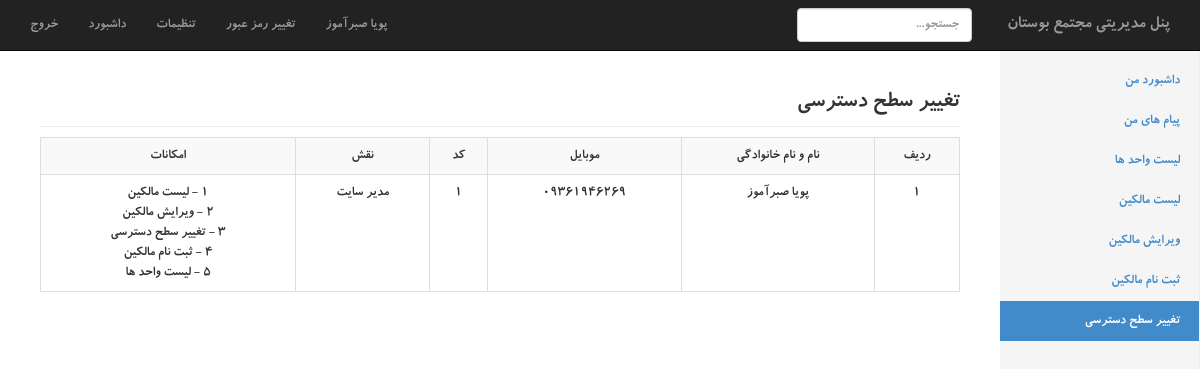
Page /index.php?page=change_privileges (signed in) on the earlier database version.
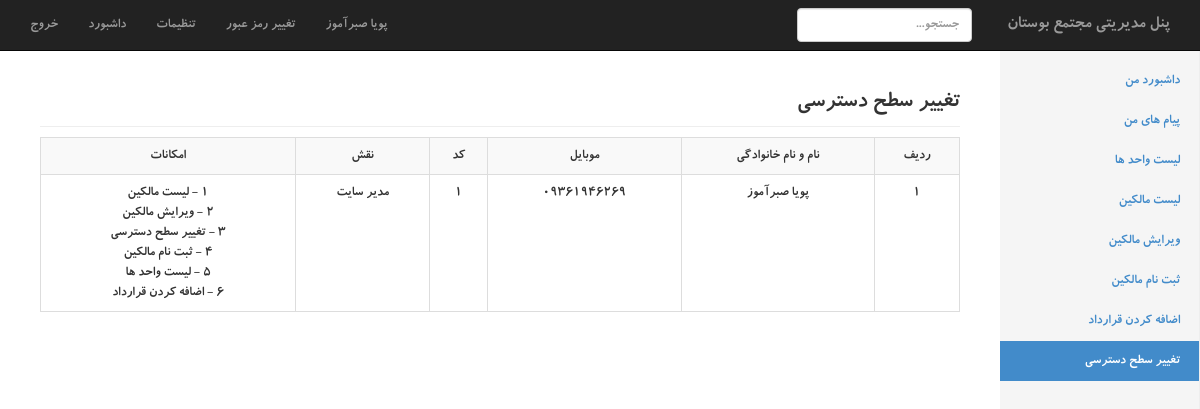
Same page on the later database version.
### tables this page shows
CREATE TABLE IF NOT EXISTS `roles` (
  `id` int(11) NOT NULL AUTO_INCREMENT,
  `title` varchar(250) NOT NULL,
  PRIMARY KEY (`id`)
);

CREATE TABLE IF NOT EXISTS `rolespermissions` (
  `id` int(11) NOT NULL AUTO_INCREMENT,
  `roles_id` int(11) NOT NULL,
  `permissions_id` int(11) NOT NULL,
  PRIMARY KEY (`id`)
);

CREATE TABLE IF NOT EXISTS `permissions` (
  `id` int(11) NOT NULL AUTO_INCREMENT,
  `title` varchar(250) NOT NULL,
  `ENtitle` varchar(250) NOT NULL,
  PRIMARY KEY (`id`)
);

### include/change_privileges.php (the view, shortened to what this page needs)
<h3 class="sub-header">تغییر سطح دسترسی</h3>
<div class="table-responsive">
            <table class="table table-striped table-hover table-bordered">
                <tr>
					<th>ردیف</th>
                    <th>نام و نام خانوادگی</th>
					<th>موبایل</th>
                    <th>کد</th>
                    <th>نقش</th>
                    <th>امکانات</th>
				</tr>
<?php
$i = 1 ;
$mojavez='';
	$admins_query = "SELECT
								 admins.first_name
								,admins.last_name
								,admins.mobile
								,admins.roles_id
								,roles.id
								,roles.title
								 FROM admins
									INNER JOIN roles
											ON admins.roles_id = roles.id";
	$admins_result = $mysqli->query($admins_query);
while($admins_row = $admins_result ->fetch_assoc()){
			$roles_id = $admins_row['roles_id'];
			$roles_query = "SELECT * FROM rolespermissions WHERE roles_id = '$roles_id' ; ";
			$roles_result = $mysqli->query($roles_query);
			while($roles_row = $roles_result ->fetch_assoc()){
				$permissions_id = $roles_row['permissions_id'];
					$permissions_query = "SELECT * FROM permissions WHERE id = '$permissions_id' ; ";
					$permissions_result = $mysqli->query($permissions_query);
					$permissions_row = $permissions_result ->fetch_assoc();
					$permissions_title = $permissions_row['title'];
				$mojavez .= $permissions_id.' - '.$permissions_title.'<br>';
			}
		echo "
		  <tr>
					<td>$i</td>
					<td>$admins_row[first_name] $admins_row[last_name]</td>
					<td>$admins_row[mobile]</td>
					<td>$admins_row[roles_id]</td>
					<td>$admins_row[title]</td>
					<td>$mojavez</td>
		  </tr>";
		$i++;
}
?>
</table>
</div>

### include/sidebar.php (shortened to what this page needs)
<?php
	$users_edit = false;
	$change_privileges = false;
	$signup_users = false;
	$unit_list = false;
	$add_contract = false;
	$home_active='';$messages_active='';
	$users_list_active='';$users_edit_active='';$signup_users_active='';
	$unit_list_active='';$change_privileges_active='';$add_contract_active='';
	if(in_array('users_edit',$_SESSION['permissions'])){ $users_edit = true; }
	if(in_array('change_privileges',$_SESSION['permissions'])){ $change_privileges = true; }
	if(in_array('signup_users',$_SESSION['permissions'])){ $signup_users = true; }
	if(in_array('unit_list',$_SESSION['permissions'])){ $unit_list = true; }
	if(in_array('add_contract',$_SESSION['permissions'])){ $add_contract = true; }
?>
<div class="col-sm-3 col-md-2 sidebar">
  <ul class="nav nav-sidebar">
<?php
     	echo "<li class='$home_active' ><a href='index.php?page=home'>داشبورد من</a></li>";
     	echo "<li class='$messages_active' ><a href='index.php?page=messages'>پیام های من</a></li>";
     	if($unit_list == true){ echo "<li class='$unit_list_active' ><a href='index.php?page=unit_list'>لیست واحد ها</a></li>";}
     	if($unit_list == true){ echo "<li class='$users_list_active' ><a href='index.php?page=users_list'>لیست مالکین</a></li>";}
    	if($users_edit == true){ echo "<li class='$users_edit_active' ><a href='index.php?page=users_edit'>ویرایش مالکین</a></li>";}
    	if($signup_users == true){ echo "<li class='$signup_users_active' ><a href='index.php?page=signup_users'>ثبت نام مالکین</a></li>";}
    	if($add_contract == true){ echo "<li class='$add_contract_active' ><a href='index.php?page=add_contract'>اضافه کردن قرارداد</a></li>";}
	if(isset($_GET['page']) && $_GET['page']=='change_privileges'){ $change_privileges_active = 'active'; }
    	if($change_privileges == true){ echo "<li class='$change_privileges_active' ><a href='index.php?page=change_privileges'>تغییر سطح دسترسی</a></li>";}
?>
  </ul>
</div>

Differences in the rows shown:
added rolespermissions: permissions.title "اضافه کردن قرارداد"
Other differences:
text now shown: "اضافه کردن قرارداد"
